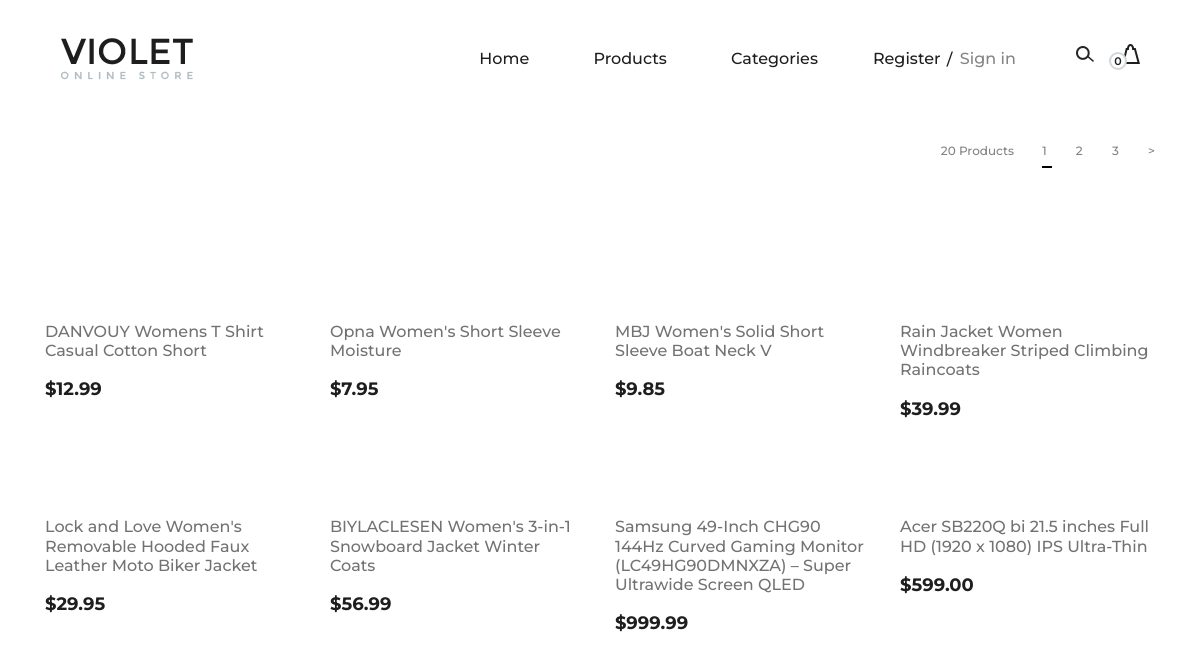
/product-list/, run on the app's committed database.
### product/models.py (models this page shows, shortened)
class Product(models.Model):
    category = models.ForeignKey(Category, related_name='products',on_delete=models.CASCADE)
    title = models.CharField(max_length=250,unique = True)
    slug = models.SlugField(unique=True,max_length=250)
    featured = models.BooleanField(default=False)
    price = models.DecimalField(max_digits=8,decimal_places=2)
    thumbnail = models.URLField()
    description = models.TextField(null=True,blank=True,default='N/A')
    in_stock = models.BooleanField(default=True)
    created_date = models.DateTimeField(auto_now_add=True)
    updated = models.DateTimeField(auto_now=True)
    class Meta:
        ordering = ['-id']

### product/views.py (the view)
# urls.py: path('product-list/',ProductList.as_view(), name='product-list'),
class ProductList(ListView):
    model = Product
    template_name = 'product/product_list.html'
    context_object_name = 'product_list'
    paginate_by = 8
    def get_context_data(self, **kwargs):
        context = super().get_context_data(**kwargs)
        page_obj =  CustomPaginator(self.request, self.get_queryset(), self.paginate_by)
        queryset =  page_obj.get_queryset()
        paginator = page_obj.paginator
        context['object_list'] = queryset
        context['paginator'] = paginator
        return context

### cart/carts.py (called while the page is built)
    def __len__(self):
        return len(list(self.cart.keys()))

### cart/context_processors.py (called while the page is built)
def cart(request):
    cart = Cart(request)
    if len(list(cart.cart.keys())) < 1:
        try:
            del cart.session[cart.discount_id]
        except:
            pass
    return {"cart":Cart(request)}

### product/context_processors.py (called while the page is built)
def categories(request):
    return {"categories" : Category.objects.all()}

### product/views.py (called while the page is built)
    def get_queryset(self):
            try:
                queryset = self.paginator.page(self.page)
            except PageNotAnInteger:
                queryset = self.paginator.page(1)
            except EmptyPage:
                queryset = self.paginator.page(1)
            except InvalidPage:
                queryset = self.paginator.page(1)
            return queryset

### templates/product/product_list.html (shortened to what this page needs)
{% extends 'base.html' %}
{% load static %}
{% block content %}
 <section class="page-add">
    <div class="container">
        <div class="categories-controls">
            <div class="row">
                <div class="col-lg-12">
                    <div class="categories-filter">
                        <div class="cf-right">
                            <span>20 Products</span>
                            {% include 'pagination.html' %}
                        </div>
                    </div>
                </div>
            </div>
        </div>
    </div>
</section>
<section class="categories-page spad">
    <div class="container">
        <div class="row">
            {% for product in product_list %}
            <div class="col-lg-3 col-md-6">
                <div class="single-product-item">
                    <a href="{% url 'product-details' product.slug %}">
                        <figure>
                        </figure>
                    </a>
                    <div class="product-text">
                        <a href="{% url 'product-details' product.slug %}">
                            <h6>{{product.title}}</h6>
                        </a>
                        <p>${{product.price}}</p>
                    </div>
                </div>
            </div>
            {% endfor %}
        </div>
    </div>
</section>
{% endblock content %}

### static/css/style.css (style rules this page uses)
html, body { height: 100%; font-family: "Montserrat", sans-serif; -webkit-font-smoothing: antialiased; font-smoothing: antialiased; background: none; }
h1, h2, h3, h4, h5, h6 { margin: 0; color: #111111; font-weight: 500; font-family: "Montserrat", sans-serif; }
h6 { font-size: 16px; }
p { font-size: 15px; color: #7b7b7b; font-weight: 400; line-height: 1.6; font-family: "Montserrat", sans-serif; margin: 0 0 15px 0; }
.spad { padding-top: 100px; padding-bottom: 100px; }
.single-product-item { margin-bottom: 30px; }
.single-product-item figure { margin-bottom: 40px; position: relative; overflow: hidden; }
.single-product-item .product-text { text-align: center; }
.single-product-item .product-text h6 { color: #727272; margin-bottom: 15px; }
.single-product-item .product-text p { color: #1e1e1e; font-size: 18px; font-weight: 700; margin-bottom: 0; }
.page-add { padding-top: 31px; margin-bottom: 92px; }
.categories-controls { margin-bottom: 45px; }
.categories-controls .categories-filter .cf-right { float: right; line-height: 30px; }
.categories-controls .categories-filter .cf-right span { color: #838383; font-size: 12px; font-weight: 500; margin-right: 24px; }
.categories-page { padding-top: 0; }
.categories-page .single-product-item figure { position: relative; z-index: 1; }
.categories-page .single-product-item figure:after { position: absolute; left: 0; top: 0; height: 100%; width: 100%; background: #000000; content: ""; opacity: 0; -webkit-transition: all 0.3s; transition: all 0.3s; }
.categories-page .single-product-item .product-text { text-align: left; display: block; }
.categories-page .single-product-item .product-text a { display: block; }

### data on the page
Product: title "DANVOUY Womens T Shirt Casual Cotton Short", price "12.99"
Product: title "Opna Women's Short Sleeve Moisture", price "7.95"
Product: title "MBJ Women's Solid Short Sleeve Boat Neck V", price "9.85"
Product: title "Rain Jacket Women Windbreaker Striped Climbing Raincoats", price "39.99"
Product: title "Lock and Love Women's Removable Hooded Faux Leather Moto Biker Jacket", price "29.95"
Product: title "BIYLACLESEN Women's 3-in-1 Snowboard Jacket Winter Coats", price "56.99"
Product: title "Samsung 49-Inch CHG90 144Hz Curved Gaming Monitor (LC49HG90DMNXZA) – Super Ultrawide Screen QLED", price "999.99"
Product: title "Acer SB220Q bi 21.5 inches Full HD (1920 x 1080) IPS Ultra-Thin", price "599.00"

### other printed values
{{ cart|length }} "0"
{{ page }} "1" "2" "3"
